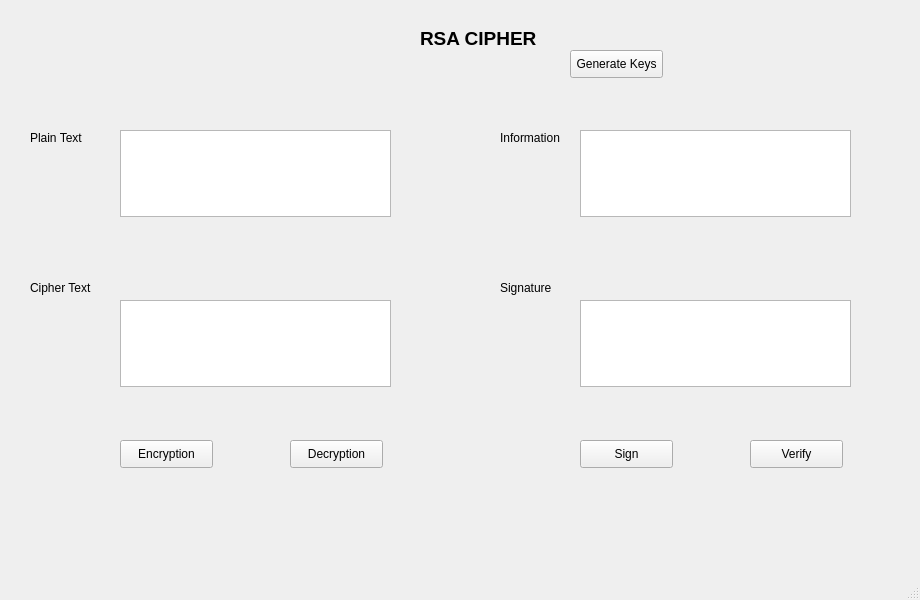
<?xml version="1.0" encoding="UTF-8"?>
<ui version="4.0">
 <class>MainWindow</class>
 <widget class="QMainWindow" name="MainWindow">
  <property name="geometry">
   <rect>
    <x>0</x>
    <y>0</y>
    <width>920</width>
    <height>600</height>
   </rect>
  </property>
  <property name="windowTitle">
   <string>MainWindow</string>
  </property>
  <widget class="QWidget" name="centralwidget">
   <widget class="QLabel" name="label">
    <property name="geometry">
     <rect>
      <x>420</x>
      <y>30</y>
      <width>201</width>
      <height>16</height>
     </rect>
    </property>
    <property name="font">
     <font>
      <pointsize>14</pointsize>
      <weight>75</weight>
      <bold>true</bold>
     </font>
    </property>
    <property name="text">
     <string>RSA CIPHER</string>
    </property>
   </widget>
   <widget class="QPushButton" name="pushButton">
    <property name="geometry">
     <rect>
      <x>570</x>
      <y>50</y>
      <width>93</width>
      <height>28</height>
     </rect>
    </property>
    <property name="text">
     <string>Generate Keys</string>
    </property>
   </widget>
   <widget class="QLabel" name="label_2">
    <property name="geometry">
     <rect>
      <x>30</x>
      <y>130</y>
      <width>55</width>
      <height>16</height>
     </rect>
    </property>
    <property name="text">
     <string>Plain Text</string>
    </property>
   </widget>
   <widget class="QLabel" name="label_3">
    <property name="geometry">
     <rect>
      <x>30</x>
      <y>280</y>
      <width>71</width>
      <height>16</height>
     </rect>
    </property>
    <property name="text">
     <string>Cipher Text</string>
    </property>
   </widget>
   <widget class="QLabel" name="label_4">
    <property name="geometry">
     <rect>
      <x>500</x>
      <y>130</y>
      <width>71</width>
      <height>16</height>
     </rect>
    </property>
    <property name="text">
     <string>Information</string>
    </property>
   </widget>
   <widget class="QLabel" name="label_5">
    <property name="geometry">
     <rect>
      <x>500</x>
      <y>280</y>
      <width>71</width>
      <height>16</height>
     </rect>
    </property>
    <property name="text">
     <string>Signature</string>
    </property>
   </widget>
   <widget class="QTextEdit" name="textEdit">
    <property name="geometry">
     <rect>
      <x>120</x>
      <y>130</y>
      <width>271</width>
      <height>87</height>
     </rect>
    </property>
   </widget>
   <widget class="QTextEdit" name="textEdit_2">
    <property name="geometry">
     <rect>
      <x>580</x>
      <y>300</y>
      <width>271</width>
      <height>87</height>
     </rect>
    </property>
   </widget>
   <widget class="QTextEdit" name="textEdit_3">
    <property name="geometry">
     <rect>
      <x>580</x>
      <y>130</y>
      <width>271</width>
      <height>87</height>
     </rect>
    </property>
   </widget>
   <widget class="QTextEdit" name="textEdit_4">
    <property name="geometry">
     <rect>
      <x>120</x>
      <y>300</y>
      <width>271</width>
      <height>87</height>
     </rect>
    </property>
   </widget>
   <widget class="QPushButton" name="pushButton_2">
    <property name="geometry">
     <rect>
      <x>290</x>
      <y>440</y>
      <width>93</width>
      <height>28</height>
     </rect>
    </property>
    <property name="text">
     <string>Decryption</string>
    </property>
   </widget>
   <widget class="QPushButton" name="pushButton_3">
    <property name="geometry">
     <rect>
      <x>120</x>
      <y>440</y>
      <width>93</width>
      <height>28</height>
     </rect>
    </property>
    <property name="text">
     <string>Encryption</string>
    </property>
   </widget>
   <widget class="QPushButton" name="pushButton_5">
    <property name="geometry">
     <rect>
      <x>750</x>
      <y>440</y>
      <width>93</width>
      <height>28</height>
     </rect>
    </property>
    <property name="text">
     <string>Verify</string>
    </property>
   </widget>
   <widget class="QPushButton" name="pushButton_7">
    <property name="geometry">
     <rect>
      <x>580</x>
      <y>440</y>
      <width>93</width>
      <height>28</height>
     </rect>
    </property>
    <property name="text">
     <string>Sign</string>
    </property>
   </widget>
  </widget>
  <widget class="QMenuBar" name="menubar">
   <property name="geometry">
    <rect>
     <x>0</x>
     <y>0</y>
     <width>920</width>
     <height>26</height>
    </rect>
   </property>
  </widget>
  <widget class="QStatusBar" name="statusbar"/>
 </widget>
 <resources/>
 <connections/>
</ui>
